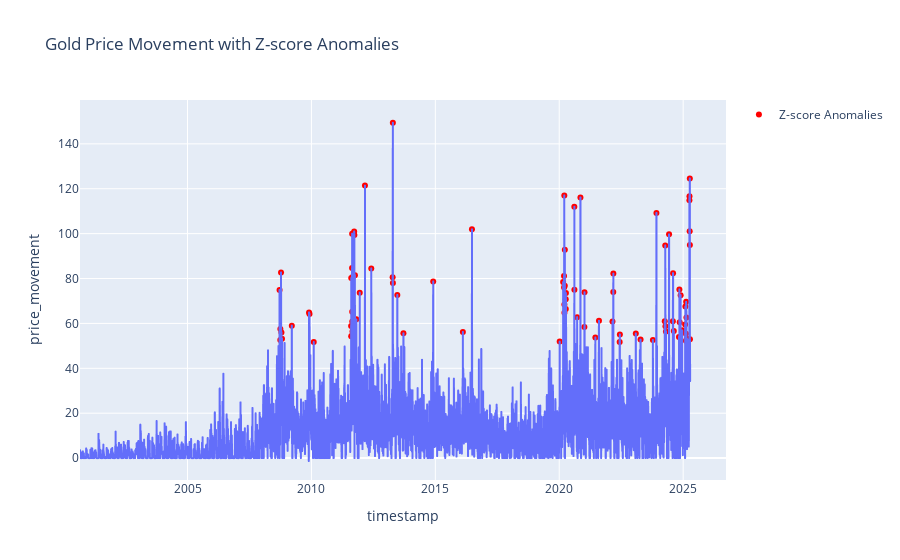

Notebook code for this chart:
### Markdown cell above
## ⚡ Detecting High and Low Volatility Days

Using the z-score of daily percentage price changes, we identified days when gold experienced unusually large moves.

### Code cell
goldi['price_movement'] = goldi['high'] - goldi['low']
mean = goldi['price_movement'].mean()
std = goldi['price_movement'].std()
goldi['z_score'] = (goldi['price_movement'] - mean) / std
zscore_anomalies = goldi[np.abs(goldi['z_score']) > 3]
fig = px.line(goldi, x='timestamp', y='price_movement', title='Gold Price Movement with Z-score Anomalies')
fig.add_scatter(x=zscore_anomalies['timestamp'], y=zscore_anomalies['price_movement'],
                mode='markers', name='Z-score Anomalies', marker=dict(color='red', size=6))
fig.show()

### Figure 1 — Plotly figure (JSON) as saved in the notebook; plotly's stock layout.template omitted (floating-point values rounded to 4 significant figures; data arrays with more than 128 entries replaced by an {"elided": "..."} marker saying what was removed)
{"data": [{"hovertemplate": "timestamp=%{x}<br>price_movement=%{y}<extra></extra>", "legendgroup": "", "line": {"color": "#636efa", "dash": "solid"}, "marker": {"symbol": "circle"}, "mode": "lines", "name": "", "showlegend": false, "type": "scattergl", "x": {"elided": "6177 str values"}, "xaxis": "x", "y": {"elided": "6177 float values"}, "yaxis": "y"}, {"marker": {"color": "red", "size": 6}, "mode": "markers", "name": "Z-score Anomalies", "type": "scatter", "x": ["2008-09-18T00:00:00", "2008-09-29T00:00:00", "2008-09-30T00:00:00", "2008-10-10T00:00:00", "2008-10-16T00:00:00", "2008-10-24T00:00:00", "2009-03-18T00:00:00", "2009-11-27T00:00:00", "2009-12-04T00:00:00", "2010-02-04T00:00:00", "2011-08-09T00:00:00", "2011-08-10T00:00:00", "2011-08-11T00:00:00", "2011-08-23T00:00:00", "2011-08-24T00:00:00", "2011-08-25T00:00:00", "2011-08-26T00:00:00", "2011-08-30T00:00:00", "2011-09-02T00:00:00", "2011-09-07T00:00:00", "2011-09-23T00:00:00", "2011-09-26T00:00:00", "2011-10-04T00:00:00", "2011-10-25T00:00:00", "2011-12-14T00:00:00", "2012-02-29T00:00:00", "2012-06-01T00:00:00", "2013-04-12T00:00:00", "2013-04-15T00:00:00", "2013-04-16T00:00:00", "2013-06-20T00:00:00", "2013-09-18T00:00:00", "2014-12-01T00:00:00", "2016-02-11T00:00:00", "2016-06-24T00:00:00", "2020-01-08T00:00:00", "2020-02-28T00:00:00", "2020-03-12T00:00:00", "2020-03-13T00:00:00", "2020-03-16T00:00:00", "2020-03-17T00:00:00", "2020-03-18T00:00:00", "2020-03-23T00:00:00", "2020-03-24T00:00:00", "2020-04-06T00:00:00", "2020-04-07T00:00:00", "2020-04-09T00:00:00", "2020-08-11T00:00:00", "2020-08-12T00:00:00", "2020-09-21T00:00:00", "2020-11-09T00:00:00", "2021-01-06T00:00:00", "2021-01-08T00:00:00", "2021-06-17T00:00:00", "2021-08-09T00:00:00", "2022-02-24T00:00:00", "2022-03-08T00:00:00", "2022-03-09T00:00:00", "2022-06-10T00:00:00", "2022-06-13T00:00:00", "2023-02-03T00:00:00", "2023-04-14T00:00:00", "2023-10-13T00:00:00", "2023-12-04T00:00:00", "2024-04-05T00:00:00", "2024-04-12T00:00:00", "2024-04-15T00:00:00", "2024-04-22T00:00:00", "2024-06-07T00:00:00", "2024-08-02T00:00:00", "2024-08-05T00:00:00", "2024-08-16T00:00:00", "2024-10-31T00:00:00", "2024-11-06T00:00:00", "2024-11-11T00:00:00", "2024-11-25T00:00:00", "2024-12-18T00:00:00", "2025-01-30T00:00:00", "2025-02-03T00:00:00", "2025-02-10T00:00:00", "2025-02-11T00:00:00", "2025-02-14T00:00:00", "2025-02-18T00:00:00", "2025-02-25T00:00:00", "2025-02-27T00:00:00", "2025-03-13T00:00:00", "2025-04-03T00:00:00", "2025-04-04T00:00:00", "2025-04-07T00:00:00", "2025-04-09T00:00:00", "2025-04-10T00:00:00", "2025-04-11T00:00:00"], "y": [74.9, 52.6, 57.5, 82.7, 56, 53.2, 59, 64.9, 64.2, 51.7, 58.9, 54.3, 80.2, 84.7, 100, 65.2, 60.8, 56.5, 55.6, 80.9, 101, 99.4, 81.5, 61.8, 73.7, 121.4, 84.5, 80.6, 149.4, 78, 72.7, 55.6, 78.7, 56.2, 101.9, 51.9, 78.4, 81.1, 76, 117, 68.4, 64.7, 76.8, 92.8, 70.8, 66.4, 73.5, 112, 75, 62.8, 116.1, 58.4, 73.9, 53.7, 61.2, 60.8, 74, 82.2, 51.7, 55.1, 55.5, 52.8, 52.6, 109.2, 61, 94.7, 58.7, 56.4, 99.7, 61, 82.4, 56.6, 54, 75.1, 60.5, 72.6, 56.9, 59.5, 67.5, 52.3, 55.4, 69.6, 62.6, 53.2, 52.4, 52.8, 114.9, 116.7, 101.1, 124.6, 94.9, 52.9]}], "layout": {"autosize": true, "legend": {"tracegroupgap": 0}, "title": {"text": "Gold Price Movement with Z-score Anomalies"}, "xaxis": {"anchor": "y", "autorange": true, "domain": [0, 1], "range": ["2000-08-30", "2026-09-10 23:57:48.9917"], "title": {"text": "timestamp"}, "type": "date"}, "yaxis": {"anchor": "x", "autorange": true, "domain": [0, 1], "range": [-9.871, 161.5], "title": {"text": "price_movement"}, "type": "linear"}}}
